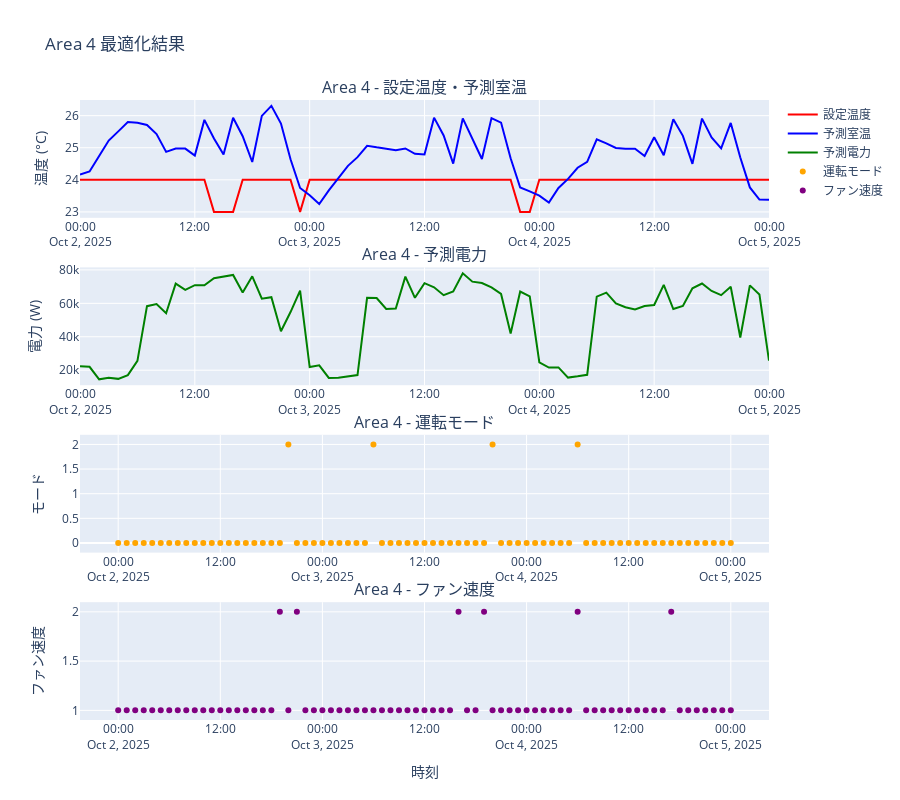
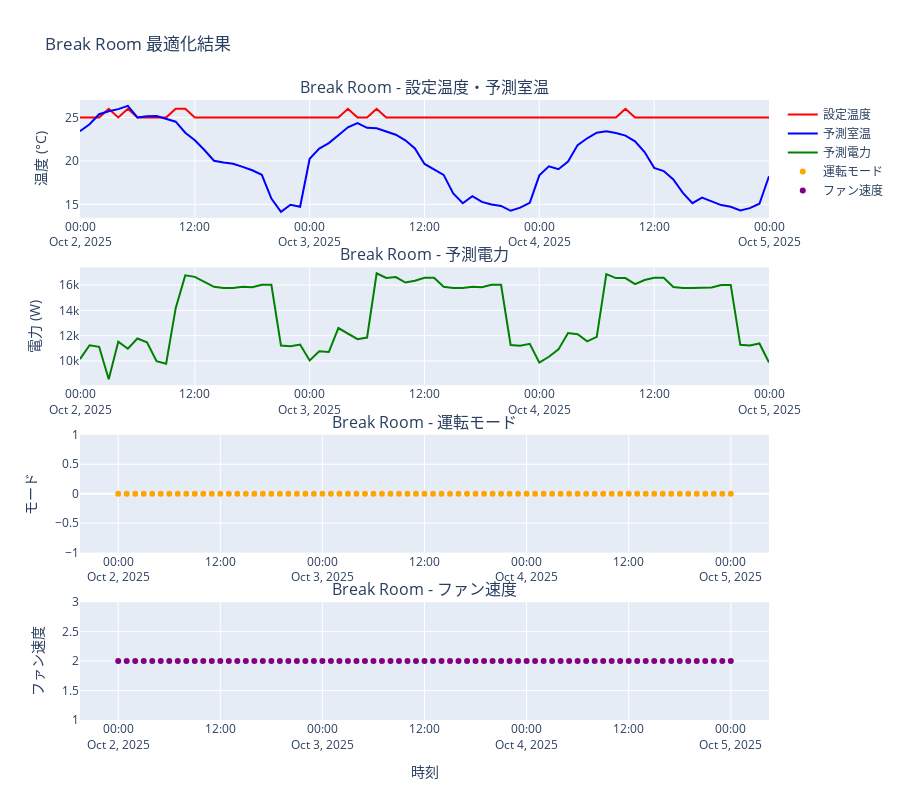
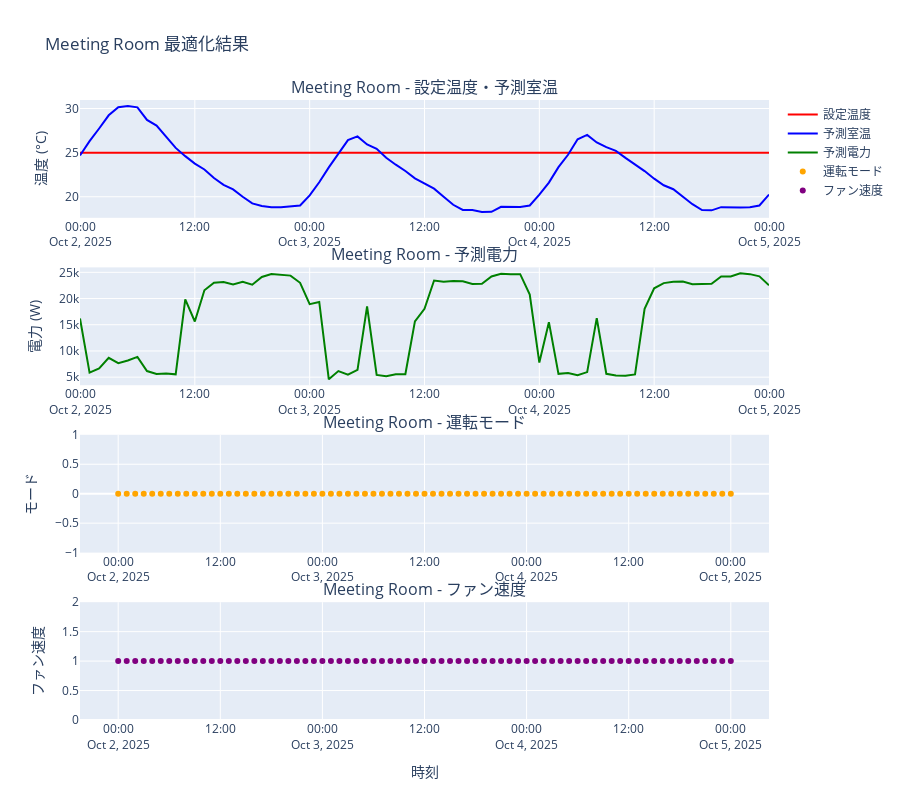
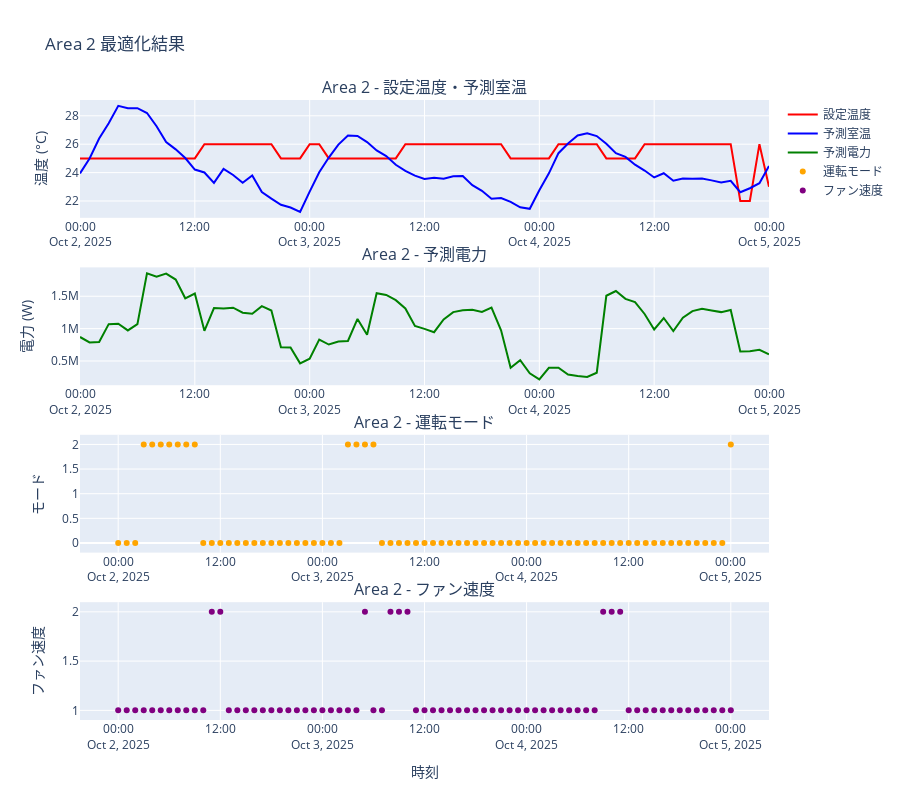

Notebook source saved alongside these figures, in order:
### Markdown cell above
## 5. 結果出力・可視化

最適化結果を可視化し、分析します。

### Code cell
# 最適化結果の可視化
if schedule is not None:
    # 各ゾーンの結果を可視化
    for zone_name, zone_schedule in schedule.items():
        # データの準備
        timestamps = list(zone_schedule.keys())
        set_temps = [zone_schedule[t]['set_temp'] for t in timestamps]
        pred_temps = [zone_schedule[t]['pred_temp'] for t in timestamps]
        pred_powers = [zone_schedule[t]['pred_power'] for t in timestamps]
        modes = [zone_schedule[t]['mode'] for t in timestamps]
        fans = [zone_schedule[t]['fan'] for t in timestamps]
        
        # サブプロットの作成
        fig = make_subplots(
            rows=4, cols=1,
            subplot_titles=[
                f"{zone_name} - 設定温度・予測室温",
                f"{zone_name} - 予測電力",
                f"{zone_name} - 運転モード",
                f"{zone_name} - ファン速度"
            ],
            vertical_spacing=0.08
        )
        
        # 設定温度・予測室温
        fig.add_trace(
            go.Scatter(x=timestamps, y=set_temps, name='設定温度', line=dict(color='red', width=2)),
            row=1, col=1
        )
        fig.add_trace(
            go.Scatter(x=timestamps, y=pred_temps, name='予測室温', line=dict(color='blue', width=2)),
            row=1, col=1
        )
        
        # 予測電力
        fig.add_trace(
            go.Scatter(x=timestamps, y=pred_powers, name='予測電力', line=dict(color='green', width=2)),
            row=2, col=1
        )
        
        # 運転モード
        fig.add_trace(
            go.Scatter(x=timestamps, y=modes, name='運転モード', mode='markers', marker=dict(color='orange', size=6)),
            row=3, col=1
        )
        
        # ファン速度
        fig.add_trace(
            go.Scatter(x=timestamps, y=fans, name='ファン速度', mode='markers', marker=dict(color='purple', size=6)),
            row=4, col=1
        )
        
        # レイアウトの設定
        fig.update_layout(
            title=f"{zone_name} 最適化結果",
            height=800,
            showlegend=True
        )
        
        # 軸ラベルの設定
        fig.update_xaxes(title_text="時刻", row=4, col=1)
        fig.update_yaxes(title_text="温度 (°C)", row=1, col=1)
        fig.update_yaxes(title_text="電力 (W)", row=2, col=1)
        fig.update_yaxes(title_text="モード", row=3, col=1)
        fig.update_yaxes(title_text="ファン速度", row=4, col=1)
        
        fig.show()
        
        print(f"✅ {zone_name} の可視化完了")
else:
    print("❌ 最適化結果がありません")
